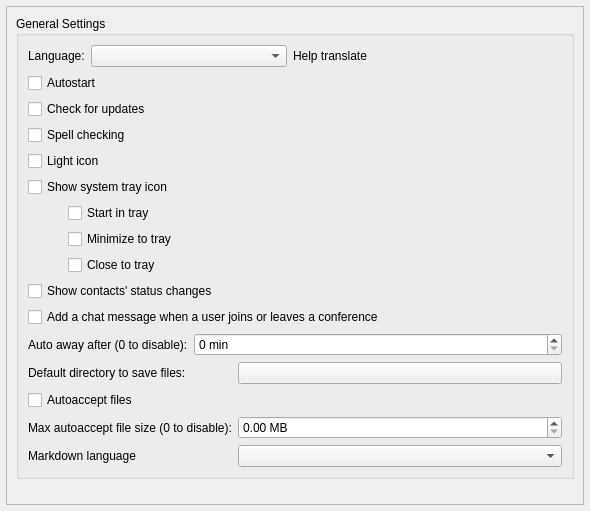
<?xml version="1.0" encoding="UTF-8"?>
<ui version="4.0">
 <class>GeneralSettings</class>
 <widget class="QWidget" name="GeneralSettings">
  <property name="geometry">
   <rect>
    <x>0</x>
    <y>0</y>
    <width>590</width>
    <height>511</height>
   </rect>
  </property>
  <property name="windowTitle">
   <string notr="true">Form</string>
  </property>
  <layout class="QVBoxLayout" name="verticalLayout_2">
   <property name="leftMargin">
    <number>6</number>
   </property>
   <property name="topMargin">
    <number>6</number>
   </property>
   <property name="rightMargin">
    <number>6</number>
   </property>
   <property name="bottomMargin">
    <number>6</number>
   </property>
   <item>
    <widget class="VerticalOnlyScroller" name="scrollArea">
     <property name="widgetResizable">
      <bool>true</bool>
     </property>
     <property name="alignment">
      <set>Qt::AlignmentFlag::AlignLeading|Qt::AlignmentFlag::AlignLeft|Qt::AlignmentFlag::AlignTop</set>
     </property>
     <widget class="QWidget" name="scrollAreaWidgetContents">
      <property name="geometry">
       <rect>
        <x>0</x>
        <y>-108</y>
        <width>562</width>
        <height>605</height>
       </rect>
      </property>
      <layout class="QVBoxLayout" name="verticalLayout_4" stretch="0,0">
       <property name="spacing">
        <number>32</number>
       </property>
       <property name="topMargin">
        <number>9</number>
       </property>
       <item alignment="Qt::AlignmentFlag::AlignTop">
        <widget class="QGroupBox" name="generalGroup">
         <property name="title">
          <string>General Settings</string>
         </property>
         <layout class="QVBoxLayout" name="verticalLayout_3">
          <item>
           <layout class="QHBoxLayout" name="generalLayout">
            <item>
             <widget class="QLabel" name="transLabel">
              <property name="toolTip">
               <string>The translation may not load until qTox restarts.</string>
              </property>
              <property name="text">
               <string>Language:</string>
              </property>
             </widget>
            </item>
            <item>
             <widget class="QComboBox" name="transComboBox">
              <property name="sizePolicy">
               <sizepolicy hsizetype="Expanding" vsizetype="Fixed">
                <horstretch>0</horstretch>
                <verstretch>0</verstretch>
               </sizepolicy>
              </property>
              <property name="toolTip">
               <string>The translation may not load until qTox restarts.</string>
              </property>
             </widget>
            </item>
            <item>
             <widget class="QLabel" name="transWeblate">
              <property name="toolTip">
               <string>Click here if you find errors in a translation and would like to help fix it.</string>
              </property>
              <property name="text">
               <string>Help translate</string>
              </property>
              <property name="openExternalLinks">
               <bool>true</bool>
              </property>
             </widget>
            </item>
            <item>
             <spacer name="generalSpacer">
              <property name="orientation">
               <enum>Qt::Orientation::Horizontal</enum>
              </property>
              <property name="sizeHint" stdset="0">
               <size>
                <width>40</width>
                <height>20</height>
               </size>
              </property>
             </spacer>
            </item>
           </layout>
          </item>
          <item>
           <layout class="QVBoxLayout" name="startupLayout">
            <item>
             <widget class="QCheckBox" name="cbAutorun">
              <property name="toolTip">
               <string>Start qTox on operating system startup (current profile).</string>
              </property>
              <property name="text">
               <string>Autostart</string>
              </property>
             </widget>
            </item>
            <item>
             <widget class="QCheckBox" name="checkUpdates">
              <property name="text">
               <string>Check for updates</string>
              </property>
             </widget>
            </item>
           </layout>
          </item>
          <item>
           <layout class="QVBoxLayout" name="verticalLayout_6">
            <item>
             <widget class="QCheckBox" name="cbSpellChecking">
              <property name="text">
               <string>Spell checking</string>
              </property>
             </widget>
            </item>
            <item>
             <widget class="QCheckBox" name="lightTrayIcon">
              <property name="sizePolicy">
               <sizepolicy hsizetype="Minimum" vsizetype="Minimum">
                <horstretch>0</horstretch>
                <verstretch>0</verstretch>
               </sizepolicy>
              </property>
              <property name="toolTip">
               <string comment="toolTip for light icon setting">Enable light tray icon.</string>
              </property>
              <property name="text">
               <string>Light icon</string>
              </property>
             </widget>
            </item>
            <item>
             <widget class="QCheckBox" name="showSystemTray">
              <property name="enabled">
               <bool>true</bool>
              </property>
              <property name="sizePolicy">
               <sizepolicy hsizetype="Minimum" vsizetype="Minimum">
                <horstretch>0</horstretch>
                <verstretch>0</verstretch>
               </sizepolicy>
              </property>
              <property name="text">
               <string>Show system tray icon</string>
              </property>
             </widget>
            </item>
            <item>
             <layout class="QVBoxLayout" name="verticalLayout_8">
              <property name="leftMargin">
               <number>40</number>
              </property>
              <item>
               <widget class="QCheckBox" name="startInTray">
                <property name="sizePolicy">
                 <sizepolicy hsizetype="Minimum" vsizetype="Minimum">
                  <horstretch>0</horstretch>
                  <verstretch>0</verstretch>
                 </sizepolicy>
                </property>
                <property name="toolTip">
                 <string comment="toolTip for Start in tray setting">qTox will start minimized in tray.</string>
                </property>
                <property name="text">
                 <string>Start in tray</string>
                </property>
               </widget>
              </item>
              <item>
               <widget class="QCheckBox" name="minimizeToTray">
                <property name="sizePolicy">
                 <sizepolicy hsizetype="Minimum" vsizetype="Minimum">
                  <horstretch>0</horstretch>
                  <verstretch>0</verstretch>
                 </sizepolicy>
                </property>
                <property name="toolTip">
                 <string comment="toolTip for minimize to tray setting">After pressing minimize (_) qTox will minimize to tray,
instead of system taskbar.</string>
                </property>
                <property name="text">
                 <string>Minimize to tray</string>
                </property>
               </widget>
              </item>
              <item>
               <widget class="QCheckBox" name="closeToTray">
                <property name="sizePolicy">
                 <sizepolicy hsizetype="Minimum" vsizetype="Minimum">
                  <horstretch>0</horstretch>
                  <verstretch>0</verstretch>
                 </sizepolicy>
                </property>
                <property name="toolTip">
                 <string comment="toolTip for close to tray setting">After pressing close (X) qTox will close to tray,
instead of closing entirely.</string>
                </property>
                <property name="text">
                 <string>Close to tray</string>
                </property>
               </widget>
              </item>
             </layout>
            </item>
            <item>
             <widget class="QCheckBox" name="statusChanges">
              <property name="text">
               <string>Show contacts' status changes</string>
              </property>
             </widget>
            </item>
            <item>
             <widget class="QCheckBox" name="conferenceJoinLeaveMessages">
              <property name="text">
               <string>Add a chat message when a user joins or leaves a conference</string>
              </property>
             </widget>
            </item>
           </layout>
          </item>
          <item>
           <layout class="QHBoxLayout" name="autoAwayLayout">
            <item>
             <widget class="QLabel" name="autoAwayLabel">
              <property name="toolTip">
               <string>Your status is changed to Away after set period of inactivity.</string>
              </property>
              <property name="layoutDirection">
               <enum>Qt::LayoutDirection::LeftToRight</enum>
              </property>
              <property name="text">
               <string>Auto away after (0 to disable):</string>
              </property>
             </widget>
            </item>
            <item>
             <widget class="QSpinBox" name="autoAwaySpinBox">
              <property name="sizePolicy">
               <sizepolicy hsizetype="Expanding" vsizetype="Fixed">
                <horstretch>0</horstretch>
                <verstretch>0</verstretch>
               </sizepolicy>
              </property>
              <property name="toolTip">
               <string>Set to 0 to disable</string>
              </property>
              <property name="showGroupSeparator" stdset="0">
               <bool>true</bool>
              </property>
              <property name="suffix">
               <string notr="true"> min</string>
              </property>
              <property name="minimum">
               <number>0</number>
              </property>
              <property name="maximum">
               <number>2147483647</number>
              </property>
             </widget>
            </item>
           </layout>
          </item>
          <item>
           <layout class="QFormLayout" name="formLayout_2">
            <property name="leftMargin">
             <number>0</number>
            </property>
            <item row="2" column="0">
             <widget class="QLabel" name="label">
              <property name="text">
               <string>Default directory to save files:</string>
              </property>
             </widget>
            </item>
            <item row="2" column="1">
             <widget class="QPushButton" name="autoSaveFilesDir">
              <property name="sizePolicy">
               <sizepolicy hsizetype="Expanding" vsizetype="Fixed">
                <horstretch>0</horstretch>
                <verstretch>0</verstretch>
               </sizepolicy>
              </property>
              <property name="toolTip">
               <string>Set where files will be saved.</string>
              </property>
             </widget>
            </item>
            <item row="3" column="0">
             <widget class="QCheckBox" name="autoacceptFiles">
              <property name="sizePolicy">
               <sizepolicy hsizetype="Minimum" vsizetype="Minimum">
                <horstretch>0</horstretch>
                <verstretch>0</verstretch>
               </sizepolicy>
              </property>
              <property name="toolTip">
               <string comment="autoaccept cb tooltip">You can set this on a per-friend basis by right clicking individual friends.</string>
              </property>
              <property name="text">
               <string>Autoaccept files</string>
              </property>
             </widget>
            </item>
            <item row="4" column="0">
             <widget class="QLabel" name="maxAutoAcceptSizeLabel">
              <property name="text">
               <string>Max autoaccept file size (0 to disable):</string>
              </property>
             </widget>
            </item>
            <item row="4" column="1">
             <widget class="QDoubleSpinBox" name="maxAutoAcceptSizeMB">
              <property name="suffix">
               <string> MB</string>
              </property>
             </widget>
            </item>
            <item row="5" column="0">
             <widget class="QLabel" name="showMDSymbolsLabel">
              <property name="text">
               <string>Markdown language</string>
              </property>
             </widget>
            </item>
            <item row="5" column="1">
             <widget class="QComboBox" name="markdownComboBox"/>
            </item>
           </layout>
          </item>
         </layout>
        </widget>
       </item>
       <item>
        <spacer name="verticalSpacer">
         <property name="orientation">
          <enum>Qt::Orientation::Vertical</enum>
         </property>
         <property name="sizeHint" stdset="0">
          <size>
           <width>20</width>
           <height>40</height>
          </size>
         </property>
        </spacer>
       </item>
      </layout>
     </widget>
    </widget>
   </item>
  </layout>
 </widget>
 <customwidgets>
  <customwidget>
   <class>VerticalOnlyScroller</class>
   <extends>QScrollArea</extends>
   <header>src/widget/form/settings/verticalonlyscroller.h</header>
   <container>1</container>
  </customwidget>
 </customwidgets>
 <tabstops>
  <tabstop>transComboBox</tabstop>
  <tabstop>cbAutorun</tabstop>
  <tabstop>checkUpdates</tabstop>
  <tabstop>lightTrayIcon</tabstop>
  <tabstop>showSystemTray</tabstop>
  <tabstop>startInTray</tabstop>
  <tabstop>minimizeToTray</tabstop>
  <tabstop>closeToTray</tabstop>
  <tabstop>statusChanges</tabstop>
  <tabstop>conferenceJoinLeaveMessages</tabstop>
  <tabstop>autoAwaySpinBox</tabstop>
  <tabstop>autoSaveFilesDir</tabstop>
  <tabstop>autoacceptFiles</tabstop>
 </tabstops>
 <resources/>
 <connections>
  <connection>
   <sender>showSystemTray</sender>
   <signal>toggled(bool)</signal>
   <receiver>closeToTray</receiver>
   <slot>setEnabled(bool)</slot>
   <hints>
    <hint type="sourcelabel">
     <x>205</x>
     <y>146</y>
    </hint>
    <hint type="destinationlabel">
     <x>224</x>
     <y>178</y>
    </hint>
   </hints>
  </connection>
  <connection>
   <sender>showSystemTray</sender>
   <signal>toggled(bool)</signal>
   <receiver>minimizeToTray</receiver>
   <slot>setEnabled(bool)</slot>
   <hints>
    <hint type="sourcelabel">
     <x>180</x>
     <y>144</y>
    </hint>
    <hint type="destinationlabel">
     <x>359</x>
     <y>178</y>
    </hint>
   </hints>
  </connection>
  <connection>
   <sender>showSystemTray</sender>
   <signal>toggled(bool)</signal>
   <receiver>startInTray</receiver>
   <slot>setEnabled(bool)</slot>
   <hints>
    <hint type="sourcelabel">
     <x>105</x>
     <y>144</y>
    </hint>
    <hint type="destinationlabel">
     <x>119</x>
     <y>177</y>
    </hint>
   </hints>
  </connection>
 </connections>
</ui>
